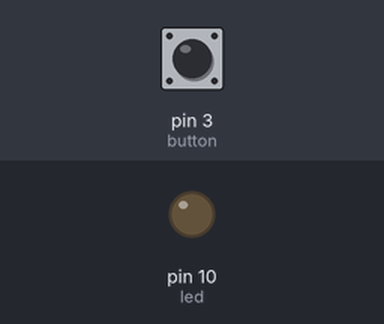
Recording of a sketch running on a simulated Arduino Uno, built with avr-gcc and run on an emulated ATmega328P. Shown: output pins drawn as LEDs (lit = HIGH). The inputs (shaded band) are chosen by the test bench; at power-on: pin 3 (button) LOW.

Above: at 1.2 s.
1.3 s: pin 3 (button) pulled HIGH for 0.15 s
At 2.1 s:
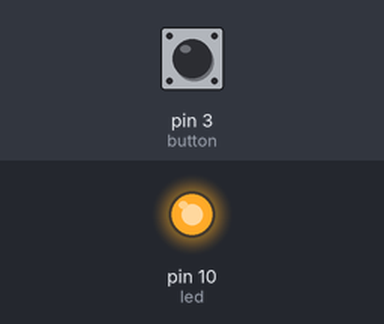
2.9 s: pin 3 (button) pulled HIGH for 1 s
At 3.3 s:
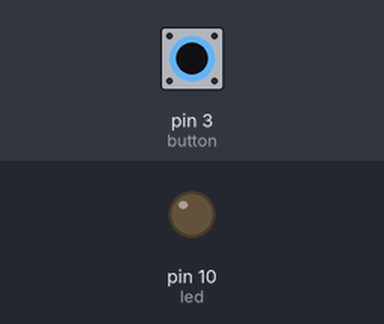
5.4 s: pin 3 (button) pulled HIGH for 3.2 s
At 6.5 s:
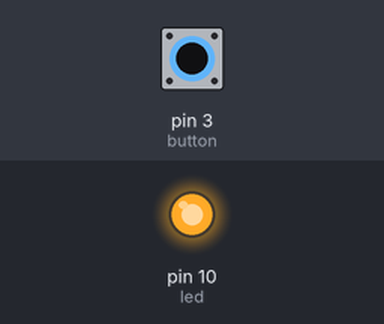
Timing chart, 0 to 8.4 s (numbered marks = the images above; inputs shaded):
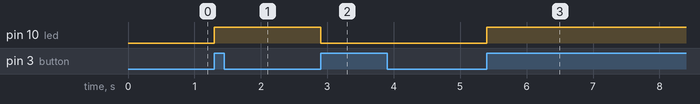

Measured:
- after the input at 1.3 s, pin 10 (led): LOW → HIGH at once
- after the input at 2.9 s, pin 10 (led): HIGH → LOW at once
- after the input at 5.4 s, pin 10 (led): LOW → HIGH at once

The sketch:

Davids_Atkinsons_PushButton.ino
```cpp
int button = 3;
int led = 10;

bool on = false;
bool buttonPressed = false;

void setup() {
  // put your setup code here, to run once:
  pinMode(button, INPUT);
  pinMode(led, OUTPUT);
}

void loop() {
  // put your main code here, to run repeatedly:
  if (digitalRead(button) == HIGH) {
   if (buttonPressed == false){
    on = !on;
    buttonPressed = true;
  digitalWrite(led, HIGH);
  }
 }
 else {
  buttonPressed = false;
 }
  if (on == true) {
    digitalWrite(led, HIGH);
  }
  else {
    digitalWrite(led, LOW);
  }
}
```
